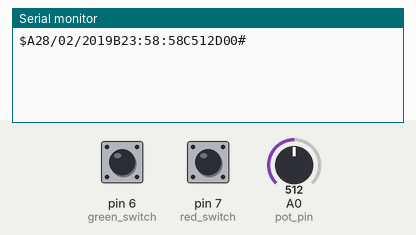
Recording of a sketch running on a simulated Arduino Uno, built with avr-gcc and run on an emulated ATmega328P. On the bench: the last lines printed to the serial monitor. Inputs (shaded band) come from the test bench; at power-on: A0 (pot_pin) = 512, pin 6 (green_switch) HIGH, pin 7 (red_switch) HIGH.

Above: at 1.2 s.
1.3 s: A0 (pot_pin) set to 716
At 2.6 s:
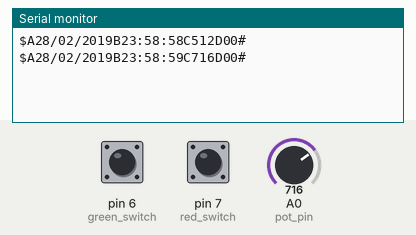
2.8 s: pin 6 (green_switch) pulled LOW for 0.15 s
At 3.7 s:
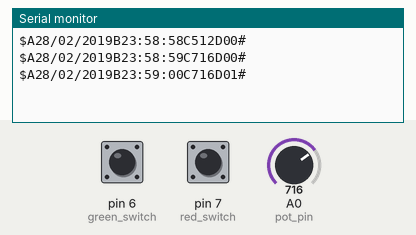
4.4 s: pin 7 (red_switch) pulled LOW for 0.15 s
At 5.4 s:
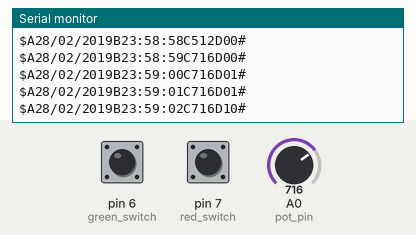
6.0 s: pin 6 (green_switch) pulled LOW for 1 s
At 7.8 s:
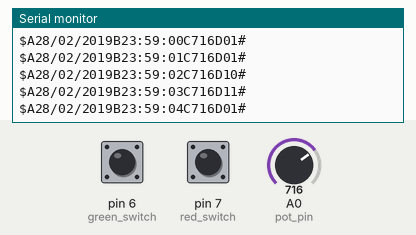
8.5 s: pin 7 (red_switch) pulled LOW for 1 s
At 10.7 s:
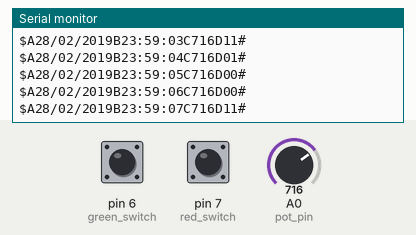
11.0 s: A0 (pot_pin) set to 900
At 11.6 s:
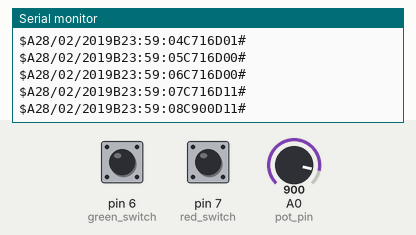
Timing chart, 0 to 13.5 s (numbered marks = the images above; inputs shaded):
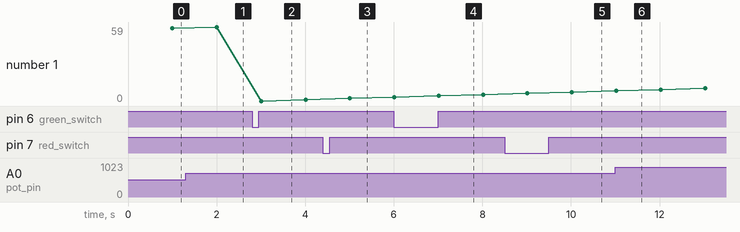

Measured:
- after the input at 1.3 s, the serial monitor: prints a new line after 0.70 s (image 1)
- after the input at 2.8 s, the serial monitor: prints a new line after 0.21 s (image 2)
- after the input at 4.4 s, the serial monitor: prints a new line after 0.61 s (image 3)
- after the input at 6.0 s, the serial monitor: prints a new line after 1.0 s (image 4)
- after the input at 8.5 s, the serial monitor: prints a new line after 1.5 s (image 5)
- after the input at 11.0 s, the serial monitor: prints a new line at once (image 6)

The sketch:

o4.ino
```cpp
int year = 2019;
int month = 2;
int date = 28;
int hour = 23;
int minute = 58;
int second = 57;
bool green_on = 0;
bool red_on = 0;
int green_switch = 6;
int red_switch = 7;
int red_led = 8;
int green_led = 9;
int pot_pin = A0;
int pot_val = 0;
int green_wait = 1000;
int red_wait = 1000;

String padZero(int n) {
  if (n < 10) return "0" + (String)n;
  else return (String)n;
}

String getTime() {
  String hour_string = padZero(hour);
  String minute_string = padZero(minute);
  String second_string = padZero(second);
  return hour_string + ":" + minute_string + ":" + second_string;
}

String getDate() {
  String year_string = String(year);
  String month_string = padZero(month);
  String date_string = padZero(date);
  return date_string + "/" + month_string + "/" + year_string;
}

int inc_and_wrap(int n, int limit) {
  n = n + 1;
  return n % limit;
}

int inc_and_wrap_date(int n, int m) {
  //n = n + 1;
  int leap = 28;
  if ((year % 4) == 0) leap = 29;

  switch(m) {
    case 2:
      n = n % leap;
      break;
    case 4:
    case 6:
    case 9:
    case 11:
      n = n % 30;
      break;
    default:
      n = n % 31;
      break;
  }
  if (n == 0) return 1;
  else return n+1;
}

void setup() {
  pinMode(green_switch, INPUT_PULLUP);
  pinMode(red_switch, INPUT_PULLUP);
  Serial.begin(9600);
}

void check_switches() {
  if (green_wait > 0) green_wait--;
  if (red_wait > 0) red_wait--;

  if (digitalRead(green_switch) && green_wait == 0) {
    if (green_on == 0) {
       digitalWrite(green_led, 1);
       green_on = 1;
    } else {
      digitalWrite(green_led, 0);
      green_on = 0;
    }
    green_wait = 1000;
  }

  if (digitalRead(red_switch) && red_wait == 0) {
    if (red_on == 0) {
       digitalWrite(red_led, 1);
       red_on = 1;
    } else {
      digitalWrite(red_led, 0);
      red_on= 0;
    }
    red_wait = 1000;
  }
}

void delay_with_millis(int seconds) {
  unsigned long current_run_time = millis();
  unsigned long time_to_wait = current_run_time + (long)seconds*1000;
  while(millis() < time_to_wait) {
    check_switches();
    pot_val = analogRead(pot_pin);
  }
}

String format_string() {

  String s = ("$A" + getDate());
  s = s + "B" + getTime();
  s = s + "C" + (String)pot_val;
  s = s + "D" + (String)green_on + (String)red_on + "#\n";
  return s;
}

void printStatus() {
//  Serial.print("$A" + getDate());
//  Serial.print("B" + getTime());
//  Serial.print("C" + (String)pot_val);
//  Serial.print("D" + (String)green_on + (String)red_on + "#\r\n");
  Serial.print(format_string());
}

void inc_time() {
  second = inc_and_wrap(second, 60);
  if (second == 0) {
    minute = inc_and_wrap(minute, 60);
    if (minute == 0) {
      hour = inc_and_wrap(hour, 24);
      if (hour == 0) {
        date = inc_and_wrap_date(date, month);
        if (date == 1) {
          month = inc_and_wrap(month, 12);
          if (month == 0) {
            month = 1;
            year = year + 1;
          }
        }
      }
    }
  }
}

void loop() {
  delay_with_millis(1);
  inc_time();
  printStatus();
}
```
